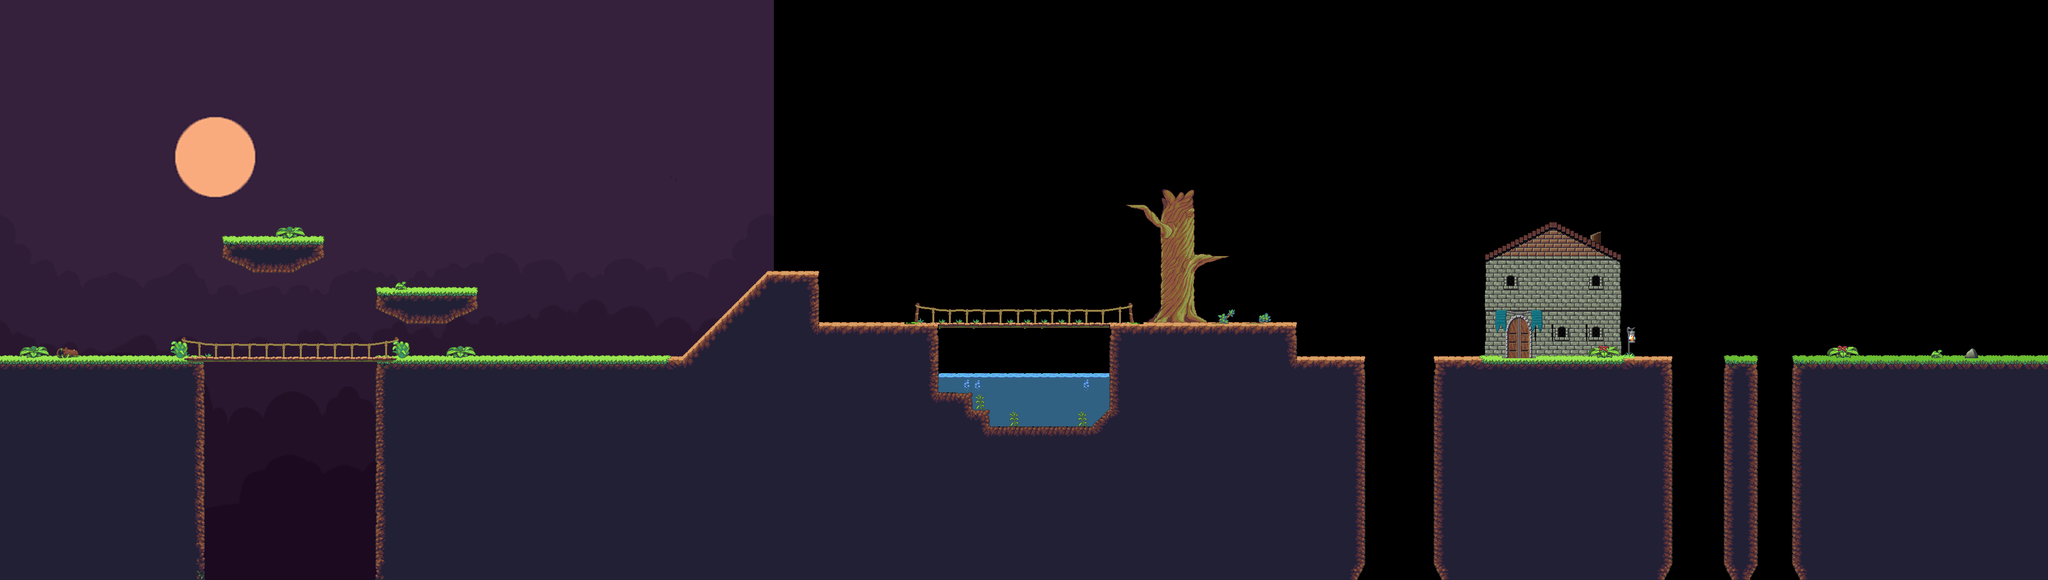

A level layout from a 2D game, rendered from its tile map. Below: a short description, then the map file with tile-grid data replaced by summaries:
An orthogonal 120x34 tile map with 32x32 px tiles, 4 tile layers (Scenery, Background, Foreground, Object), 7 tilesets, 1 image layer and 25 objects (6x Ground, 4x CoinEntity, 4x EnemyEntity, 2x SpikeEntity, 2x Wall, ...).

<map version="1.0" orientation="orthogonal" renderorder="left-up" width="120" height="34" tilewidth="32" tileheight="32" nextobjectid="58">
 <tileset firstgid="1" name="area01_level_tiles" tilewidth="32" tileheight="32">
  <image source="../img/map/area01_level_tiles.png" trans="ffffff" width="640" height="241" />
 </tileset>
 <tileset firstgid="141" name="tileset2" tilewidth="32" tileheight="32">
  <image source="../img/map/tileset2.png" trans="ffffff" width="192" height="544" />
 </tileset>
 <tileset firstgid="243" name="castle3" tilewidth="32" tileheight="32">
  <image source="../img/map/castle3.png" width="512" height="384" />
 </tileset>
 <tileset firstgid="435" name="jungle_terrain" tilewidth="32" tileheight="32">
  <image source="../img/map/jungle_terrain.png" width="896" height="480" />
 </tileset>
 <tileset firstgid="855" name="objekte" tilewidth="32" tileheight="32">
  <image source="../img/map/objekte.png" width="416" height="224" />
 </tileset>
 <tileset firstgid="946" name="oppcastle" tilewidth="32" tileheight="32">
  <image source="../img/map/oppcastle.png" width="480" height="352" />
 </tileset>
 <tileset firstgid="1111" name="castle1" tilewidth="32" tileheight="32">
  <image source="../img/map/castle1.png" width="512" height="1344" />
 </tileset>
 <imagelayer name="Parallax_layer1">
  <image source="../img/background/background_fog1.png" />
 </imagelayer>
 <layer name="Scenery" width="120" height="34">
  <data>[4080 cells, 71 non-empty, 37 distinct tile ids]</data>
 </layer>
 <layer name="Background" width="120" height="34">
  <data>[4080 cells, 112 non-empty, 40 distinct tile ids]</data>
 </layer>
 <layer name="Foreground" width="120" height="34">
  <data>[4080 cells, 1516 non-empty, 72 distinct tile ids]</data>
 </layer>
 <objectgroup name="Object">
  <properties>
   <property name="duration" value="300" />
   <property name="fade" value="#300000" />
  </properties>
  <object id="3" name="mainPlayer" x="3" y="605" width="32" height="64">
   <properties>
    <property name="image" value="gripe_run_right" />
    <property name="spritewidth" value="64" />
   </properties>
  </object>
  <object id="4" name="CoinEntity" x="575" y="608" width="32" height="32">
   <properties>
    <property name="image" value="spinning_coin_gold" />
    <property name="spritewidth" value="32" />
   </properties>
  </object>
  <object id="5" name="game.LevelEntity" x="3807" y="-264" width="32" height="937">
   <properties>
    <property name="duration" value="300" />
    <property name="fade" value="#009900" />
    <property name="to" value="0" />
   </properties>
  </object>
  <object id="13" name="ScrollEntity" x="1472" y="448" width="32" height="32">
   <properties>
    <property name="image" value="spinning_scrolls_red" />
    <property name="scrollIndex" value="15" />
    <property name="spritewidth" value="32" />
    <property name="type" value="potion" />
   </properties>
  </object>
  <object id="16" name="SpikeEntity" x="2427" y="1004.33" width="260" height="40" />
  <object id="19" name="SpikeEntity" x="3137" y="1018.33" width="220" height="40" />
  <object id="30" name="CoinEntity" x="481" y="609" width="32" height="32">
   <properties>
    <property name="image" value="spinning_coin_gold" />
    <property name="spritewidth" value="32" />
   </properties>
  </object>
  <object id="31" name="CoinEntity" x="769" y="480" width="32" height="32">
   <properties>
    <property name="image" value="spinning_coin_gold" />
    <property name="spritewidth" value="32" />
   </properties>
  </object>
  <object id="32" name="CoinEntity" x="1150" y="606" width="32" height="32">
   <properties>
    <property name="image" value="spinning_coin_gold" />
    <property name="spritewidth" value="32" />
   </properties>
  </object>
 </objectgroup>
 <layer name="Object" width="120" height="34">
  <data>[4080 cells, 99 non-empty, 47 distinct tile ids]</data>
 </layer>
 <objectgroup name="EnemyEntities">
  <object id="7" name="EnemyEntity" x="852" y="611" width="379" height="64">
   <properties>
    <property name="attack" value="0" />
    <property name="image" value="saber" />
    <property name="jump" value="0" />
    <property name="speed" value="9" />
    <property name="spriteheight" value="44" />
    <property name="spritewidth" value="45" />
   </properties>
  </object>
  <object id="34" name="EnemyEntity" x="1731" y="548" width="379" height="64">
   <properties>
    <property name="attack" value="0" />
    <property name="image" value="octopus" />
    <property name="jump" value="0" />
    <property name="speed" value="2" />
    <property name="spriteheight" value="64" />
    <property name="spritewidth" value="64" />
   </properties>
  </object>
  <object id="55" name="EnemyEntity" x="2584" y="553" width="80" height="300">
   <properties>
    <property name="attack" value="0" />
    <property name="image" value="buckbeak" />
    <property name="jump" value="3" />
    <property name="speed" value="0" />
    <property name="spriteheight" value="64" />
    <property name="spritewidth" value="64" />
   </properties>
  </object>
  <object id="56" name="EnemyEntity" x="1848" y="205" width="600" height="400">
   <properties>
    <property name="attack" value="0" />
    <property name="image" value="buckbeak" />
    <property name="jump" value="3" />
    <property name="speed" value="7" />
    <property name="spriteheight" value="64" />
    <property name="spritewidth" value="64" />
   </properties>
  </object>
 </objectgroup>
 <objectgroup name="collision">
  <object id="1" name="Ground" x="-69.3333" y="676.333" width="1500" height="40" />
  <object id="14" name="Ground" x="2688.67" y="679.333" width="443" height="40" />
  <object id="18" name="Ground" x="3362.67" y="677.333" width="476" height="40" />
  <object id="21" name="Ground" x="416.67" y="448.333" width="190" height="32" />
  <object id="23" name="Ground" x="704.67" y="543.333" width="190" height="32" />
  <object id="26" name="Treppe" x="1291" y="675">
   <polygon points="0,0 150,-152 148,0" />
  </object>
  <object id="27" name="Würfel" x="1442" y="520" width="95" height="155" />
  <object id="33" name="Ground" x="1528.67" y="614.333" width="900" height="40" />
  <object id="35" name="Wall" x="2689.67" y="723.333" width="20" height="330" />
  <object id="36" name="Wall" x="3362.67" y="718.333" width="20" height="330" />
  <object id="53" name="Step" x="2429" y="676" width="130" height="62" />
  <object id="54" name="Piller" x="3228" y="679" width="70" height="406" />
 </objectgroup>
</map>
